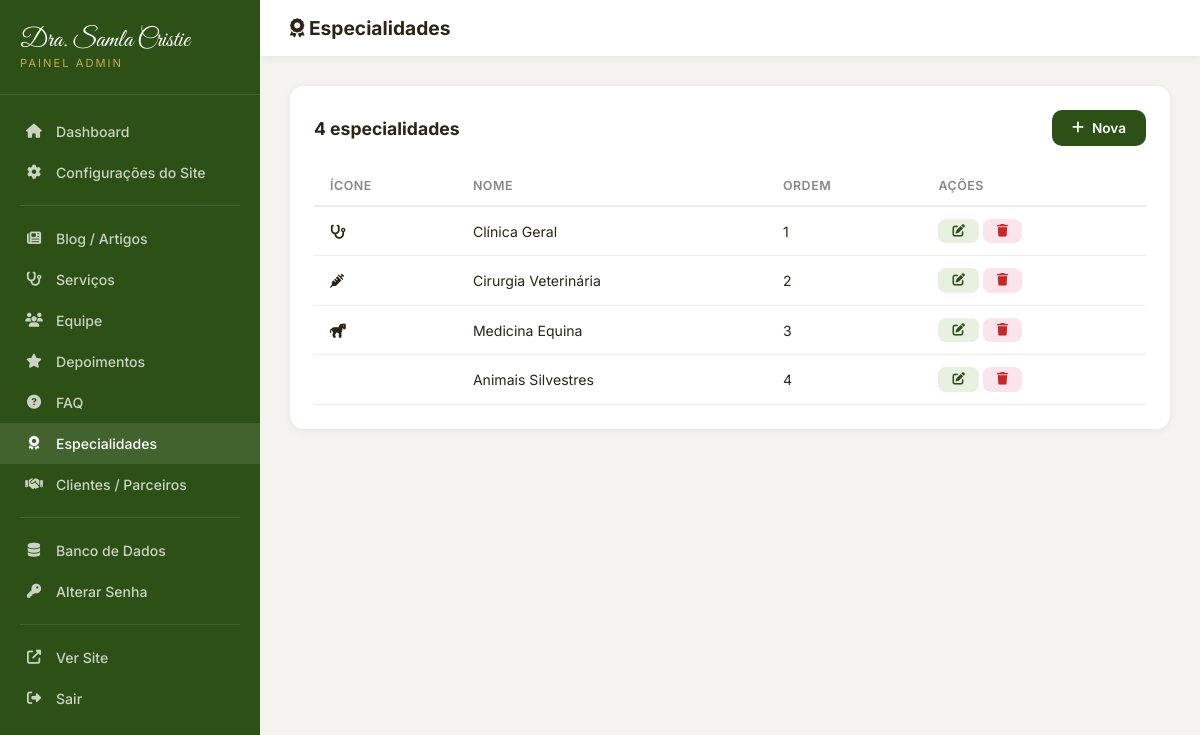
The app's page /admin/specialties.php (signed in) with its own data.
### tables this page shows
CREATE TABLE IF NOT EXISTS `specialties` (
    `id` INT AUTO_INCREMENT PRIMARY KEY,
    `name` VARCHAR(200) NOT NULL,
    `icon` VARCHAR(50) DEFAULT 'fas fa-star',
    `sort_order` INT DEFAULT 0,
    `active` TINYINT(1) DEFAULT 1
);

### config.php (called while the page is built, shortened)
<?php
function e($str) {
    return htmlspecialchars($str ?? '', ENT_QUOTES, 'UTF-8');
}

### admin/specialties.php (the view, shortened to what this page needs)
<?php
$db = getDB(); $msg = ''; $editItem = null;
$items=$db->query("SELECT * FROM specialties ORDER BY sort_order")->fetchAll();
?>
<!DOCTYPE html><html lang="pt-BR"><head><meta charset="UTF-8"><meta name="viewport" content="width=device-width,initial-scale=1.0"><title>Especialidades - Admin</title>
<link rel="stylesheet" href="https://cdnjs.cloudflare.com/ajax/libs/font-awesome/6.5.1/css/all.min.css"><link rel="stylesheet" href="admin.css"></head><body>
<div class="admin-wrapper"><?php include 'sidebar.php'; ?>
<div class="main-content"><div class="topbar"><div style="display:flex;align-items:center;gap:12px;"><h2><i class="fas fa-award"></i> Especialidades</h2></div></div>
<div class="content">
<?php if($editItem!==null):?>
<div class="admin-card"><form method="POST"><input type="hidden" name="id" value="<?=e($editItem['id'])?>">
<div class="form-grid">
<div class="form-group"><label>Nome</label><input type="text" name="name" value="<?=e($editItem['name'])?>" required></div>
<div class="form-group"><label>Ícone (FontAwesome)</label><input type="text" name="icon" value="<?=e($editItem['icon'])?>"></div>
<div class="form-group"><label>Ordem</label><input type="number" name="sort_order" value="<?=e($editItem['sort_order'])?>"></div>
<div class="form-group"><label style="margin-bottom:10px;">Status</label><label style="display:flex;align-items:center;gap:8px;font-size:0.9rem;text-transform:none;letter-spacing:0;"><input type="checkbox" name="active" <?=$editItem['active']?'checked':''?>> Ativo</label></div>
</div><div class="form-actions"><button type="submit" class="btn-save"><i class="fas fa-save"></i> Salvar</button><a href="specialties.php" class="btn-cancel">Cancelar</a></div></form></div>
<?php else:?>
<div class="admin-card"><div class="admin-card-header"><h3><?=count($items)?> especialidades</h3><a href="specialties.php?new=1" class="btn-add"><i class="fas fa-plus"></i> Nova</a></div>
<table class="admin-table"><thead><tr><th>Ícone</th><th>Nome</th><th>Ordem</th><th>Ações</th></tr></thead><tbody>
<?php foreach($items as $i):?><tr><td><i class="<?=e($i['icon'])?>"></i></td><td><?=e($i['name'])?></td><td><?=$i['sort_order']?></td>
<td><a href="specialties.php?edit=<?=$i['id']?>" class="btn-sm btn-edit"><i class="fas fa-edit"></i></a> <a href="specialties.php?delete=<?=$i['id']?>" class="btn-sm btn-delete" onclick="return confirm('Excluir?')"><i class="fas fa-trash"></i></a></td></tr>
<?php endforeach;?></tbody></table></div>
<?php endif;?></div></div></div></body></html>

### admin/admin.css (style rules this page uses)
* { margin:0; padding:0; box-sizing:border-box; }
body { font-family:'Inter',sans-serif; background:#f5f3ef; color:#2c2416; }
a { text-decoration:none; color:inherit; }
.admin-wrapper { display:flex; min-height:100vh; }
.main-content { flex:1; margin-left:260px; }
.topbar { background:#fff; padding:16px 30px; display:flex; justify-content:space-between; align-items:center; box-shadow:0 2px 8px rgba(0,0,0,0.06); position:sticky; top:0; z-index:50; }
.topbar h2 { font-size:1.2rem; font-weight:700; }
.content { padding:30px; }
.admin-card { background:#fff; border-radius:14px; padding:24px; box-shadow:0 2px 10px rgba(0,0,0,0.06); margin-bottom:24px; }
.admin-card-header { display:flex; justify-content:space-between; align-items:center; margin-bottom:20px; flex-wrap:wrap; gap:12px; }
.admin-card-header h3 { font-size:1.1rem; font-weight:700; }
.admin-table { width:100%; border-collapse:collapse; }
.admin-table th { text-align:left; padding:12px 16px; font-size:0.78rem; text-transform:uppercase; letter-spacing:0.5px; color:#888; border-bottom:2px solid #f0ede8; font-weight:600; }
.admin-table td { padding:12px 16px; border-bottom:1px solid #f0ede8; font-size:0.88rem; vertical-align:middle; }
.btn-sm { padding:6px 14px; border-radius:8px; font-size:0.78rem; font-weight:600; border:none; cursor:pointer; transition:all 0.2s; display:inline-flex; align-items:center; gap:5px; }
.btn-add { background:#2d5016; color:#fff; padding:10px 20px; border-radius:10px; font-size:0.85rem; font-weight:600; border:none; cursor:pointer; display:inline-flex; align-items:center; gap:8px; transition:all 0.2s; }
.btn-edit { background:#e8f0e2; color:#2d5016; }
.btn-delete { background:#fce4ec; color:#c62828; }

### records on screen
specialties: name "Clínica Geral", sort_order "1"
specialties: name "Cirurgia Veterinária", sort_order "2"
specialties: name "Medicina Equina", sort_order "3"
specialties: name "Animais Silvestres", sort_order "4"

### other values on screen
count($items) "4"
